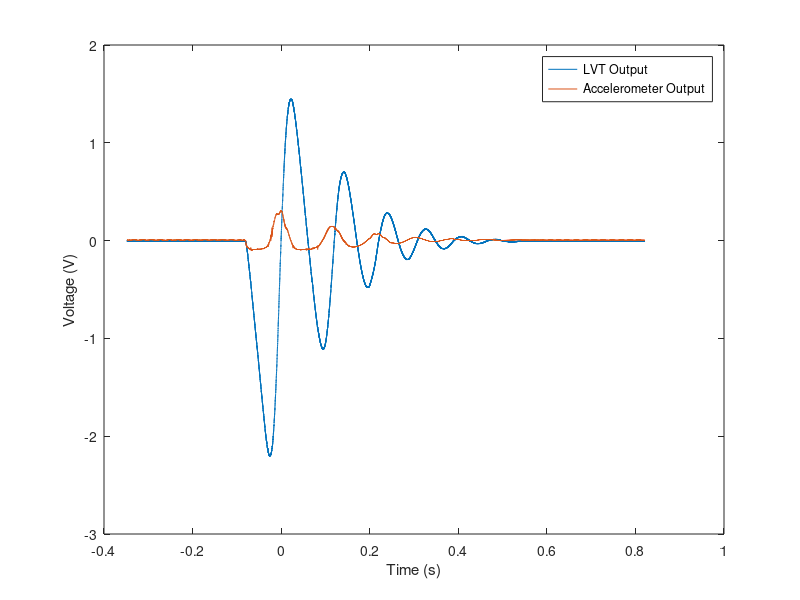
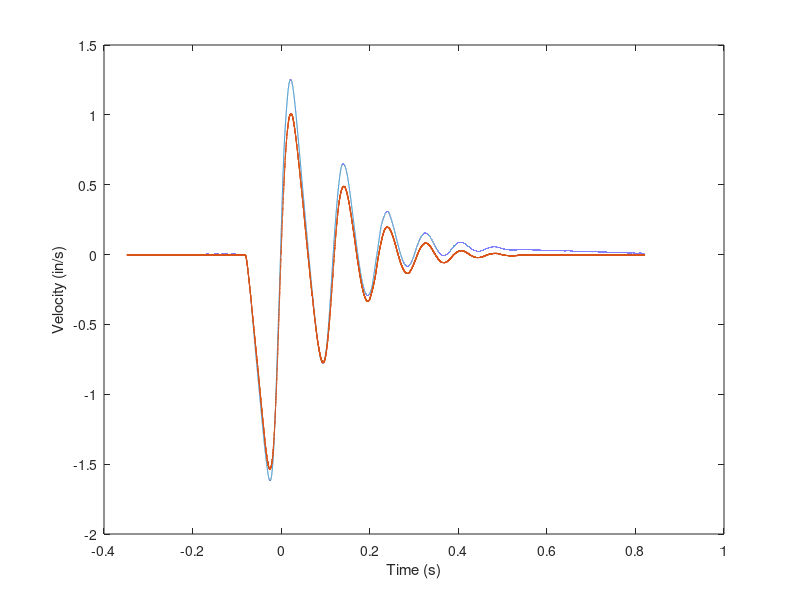

Here is the MATLAB script that generated these plots, in order: (Note: this script raises an error after producing the figures.)
clear all
close all

LVT_Acc = xlsread('LVTandAccel.csv', 'A8:A100007');
Acc = xlsread('LVTandAccel.csv', 'B8:B100007');
Time = linspace(-.34745,-.34745+0.00001168*100000,100000)';
%% a
figure(1)
plot(Time,LVT_Acc)
hold on
plot(Time,Acc)
xlabel('Time (s)')
ylabel('Voltage (V)')
legend('LVT Output','Accelerometer Output')


Acc_Fall = -.09; %Volts for 1g
Sens_Acc = abs(Acc_Fall/32.2) %volts/in/sec2

% At t = -.06, object starts falling and is constant till t=-.04
for x = 1:100000
    if Time(x)>-.06
        t1_x = x;
        break
    end
end

for x = 1:100000
    if Time(x)>-.04
        t2_x = x;
        break
    end
end

Change_V = 32.2*.02;
Delta_Voltage = abs(LVT_Acc(t2_x) - LVT_Acc(t1_x));
Sens_LVT_Acc = Delta_Voltage/Change_V %volt/in/sec
%%
%b

Acc_In = Acc./Sens_Acc;
Acc_In = Acc_In - mean(Acc_In(1:1500));
LVT_Acc_In = LVT_Acc./Sens_LVT_Acc;


Int_Acc = cumtrapz(Time,Acc_In);
figure(2)
plot(Time,Int_Acc,Time,LVT_Acc_In)
xlabel('Time (s)')
ylabel('Velocity (in/s)')


%% c

LVT_Force = xlsread('LVTandForce.csv', 'A8:A100007');
Force = xlsread('LVTandForce.csv', 'B8:B100007');
Force = Force-mean(Force(1:100));
%beginning of the drop
for x = 1:100000
    if Acc_In(x)<-5 
        x_drop = x;
        break
    end
end

%first contact of core and foam
for x = 1:100000
    if Force(x)> .03
        x_hit = x;
        break
    end
end

%max displacement --- max force!

Force_Max = max(Force);
for x = 1:100000
    if Force(x)== Force_Max
        x_maxdisp = x;
        break
    end
end

% finding first bounce
th = 0.03;
[peakLoc, peakMag] = peakfinder(Force, th,'minima',-1);
figure(3)
plot(Time,Force,Time(peakLoc),Force(peakLoc))

x_firstbounce = peakLoc(2); %possible, might not be a bounce, very close

%permanent contact
% once it hits foam, it doesnt seem to bounce at all


figure(4)
plot(Time,LVT_Acc)
hold on
plot(Time,Acc)
plot(Time(x_drop),LVT_Acc(x_drop),'o',Time(x_hit),LVT_Acc(x_hit),'o',Time(x_maxdisp),LVT_Acc(x_maxdisp),'o',Time(x_firstbounce),LVT_Acc(x_firstbounce),'o')
text(.25,-.5,strcat('Beg. of Drop is ' ,{' '},num2str(Time(x_drop)),{' '}, 'sec'))
text(.25,-.75,strcat('First mass contact is' ,{' '},num2str(Time(x_hit)),{' '}, 'sec'))
text(.25,-1,strcat('Max disp. is' ,{' '},num2str(Time(x_maxdisp)),{' '}, 'sec'))
text(.25,-1.25,strcat('Possible first bounce is ' ,{' '},num2str(Time(x_firstbounce)),{' '}, 'sec'))
text(.25,-1.5,'Permanent contact after first bounce')

xlabel('Time (s)')
ylabel('Voltage (V)')
legend('LVT Output','Accelerometer Output')

%% d. maximum velocity of core
LVT_Acc_In;

Max_Vel = max(abs(LVT_Acc_In)) %in/s

%%
figure(5)
plot(Time,LVT_Force,Time,Force)
xlabel('Time (s)')
ylabel('Voltage (V)')



Force_lbf = Force./.491; %lbf

for x = 1:100000
    if abs(LVT_Acc_In(x))== Max_Vel
        x_maxvel = x;
        break
    end
end

Force_maxvel = Force_lbf(x_maxvel)
Force_steady = mean(Force_lbf(end-1000,end))

total_mass = Force_steady/32.2
